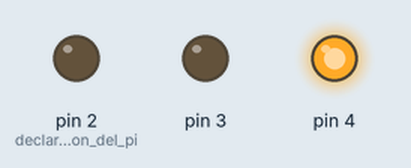
This sketch was run on a simulated Arduino Uno, built with avr-gcc and run on an emulated ATmega328P. On the bench: output pins drawn as LEDs (lit = HIGH).

Above: at 2.0 s.
At 5.1 s:
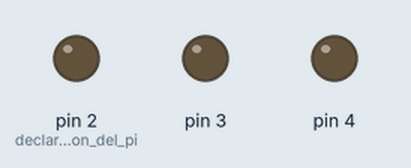
At 6.9 s:
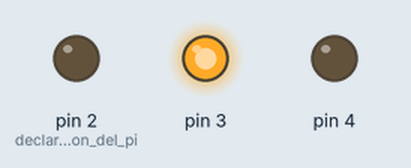
At 12.5 s:
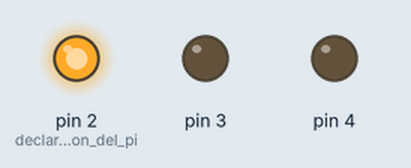
Timing chart, 0 to 19.5 s (numbered marks = the images above):
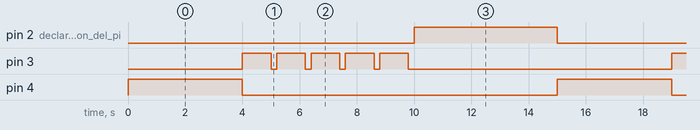

The sketch:

002_Sem_foro_FOR.ino
```cpp
/* Semáforo FOR */

void setup()
{
	pinMode(2, OUTPUT); //declara la funcion del pin
	pinMode(3, OUTPUT);
	pinMode(4, OUTPUT);
}
void loop()
{
	digitalWrite(4, HIGH);
	delay(4000);
	digitalWrite(4, LOW);

	for (int i = 0; i < 5; ++i)
		{
			digitalWrite(3, HIGH);
			delay(1000);
			digitalWrite(3, LOW);
			delay(200);
		}

	digitalWrite(2, HIGH);
	delay(5000);
	digitalWrite(2, LOW);
}  
```

Measured:
- by itself, pin 2 (declara_la_funcion_del_pi): alternates HIGH for 5.0 s and LOW for 10.0 s
- by itself, pin 3: repeats every 15.0 s: 4 × (LOW 0.20 s, HIGH 1.0 s), LOW 9.2 s, HIGH 1.0 s
- by itself, pin 4: alternates HIGH for 4.0 s and LOW for 11.0 s
